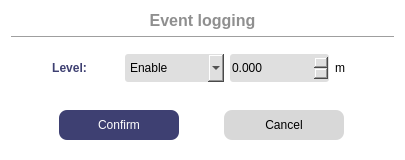
<?xml version="1.0" encoding="UTF-8"?>
<ui version="4.0">
 <class>WEventLoggingLevel</class>
 <widget class="QDialog" name="WEventLoggingLevel">
  <property name="geometry">
   <rect>
    <x>0</x>
    <y>0</y>
    <width>405</width>
    <height>160</height>
   </rect>
  </property>
  <property name="windowTitle">
   <string>Log data period configuration</string>
  </property>
  <property name="styleSheet">
   <string notr="true">#WEventLoggingLevel {
 background-color:white;
 border-radius: 5px;
}
#label{
 color: #3E4072;
 font-weight: 800;
}
#buttonBox{
 background-color: #3E4072;
}
#label_Title{
 color: #8F8F8F;
 font-weight: 600;
}
QComboBox, 
QSpinBox,
QDoubleSpinBox {
 background-color:#DFDFDF;
 border-radius: 3px;
 }
QComboBox{
 color: black;
}
#pushButton_Confirm,
#pushButton_Cancel {
 border: none;
 border-radius: 8px;
}
#pushButton_Confirm {
 color: white;
 background-color: #3E4072;
}
#pushButton_Confirm:hover {
 color: white;
 background-color: #595D89;
}
#pushButton_Cancel {
 background-color: #D8D8D8;
}
#pushButton_Cancel:hover {
 background-color: #ACACAC;
}</string>
  </property>
  <layout class="QVBoxLayout" name="verticalLayout">
   <item>
    <widget class="QLabel" name="label_Title">
     <property name="font">
      <font>
       <pointsize>12</pointsize>
       <fontweight>DemiBold</fontweight>
      </font>
     </property>
     <property name="text">
      <string>Event logging</string>
     </property>
     <property name="alignment">
      <set>Qt::AlignCenter</set>
     </property>
    </widget>
   </item>
   <item>
    <widget class="Line" name="line">
     <property name="orientation">
      <enum>Qt::Horizontal</enum>
     </property>
    </widget>
   </item>
   <item>
    <widget class="QWidget" name="widget" native="true">
     <layout class="QGridLayout" name="gridLayout">
      <item row="0" column="0">
       <widget class="QLabel" name="label">
        <property name="text">
         <string>Level:</string>
        </property>
        <property name="alignment">
         <set>Qt::AlignCenter</set>
        </property>
       </widget>
      </item>
      <item row="0" column="1">
       <widget class="QComboBox" name="comboBox">
        <property name="minimumSize">
         <size>
          <width>0</width>
          <height>28</height>
         </size>
        </property>
        <item>
         <property name="text">
          <string>Enable</string>
         </property>
        </item>
        <item>
         <property name="text">
          <string>Disable</string>
         </property>
        </item>
       </widget>
      </item>
      <item row="0" column="3">
       <widget class="QLabel" name="label_2">
        <property name="maximumSize">
         <size>
          <width>50</width>
          <height>16777215</height>
         </size>
        </property>
        <property name="text">
         <string>m</string>
        </property>
       </widget>
      </item>
      <item row="0" column="2">
       <widget class="QDoubleSpinBox" name="spinBox">
        <property name="minimumSize">
         <size>
          <width>0</width>
          <height>28</height>
         </size>
        </property>
        <property name="decimals">
         <number>3</number>
        </property>
       </widget>
      </item>
     </layout>
    </widget>
   </item>
   <item>
    <spacer name="verticalSpacer">
     <property name="orientation">
      <enum>Qt::Vertical</enum>
     </property>
     <property name="sizeHint" stdset="0">
      <size>
       <width>20</width>
       <height>40</height>
      </size>
     </property>
    </spacer>
   </item>
   <item>
    <widget class="QWidget" name="widget_3" native="true">
     <layout class="QHBoxLayout" name="horizontalLayout">
      <item>
       <widget class="QPushButton" name="pushButton_Confirm">
        <property name="minimumSize">
         <size>
          <width>0</width>
          <height>30</height>
         </size>
        </property>
        <property name="maximumSize">
         <size>
          <width>120</width>
          <height>16777215</height>
         </size>
        </property>
        <property name="text">
         <string>Confirm</string>
        </property>
       </widget>
      </item>
      <item>
       <widget class="QPushButton" name="pushButton_Cancel">
        <property name="minimumSize">
         <size>
          <width>120</width>
          <height>30</height>
         </size>
        </property>
        <property name="maximumSize">
         <size>
          <width>120</width>
          <height>16777215</height>
         </size>
        </property>
        <property name="text">
         <string>Cancel</string>
        </property>
       </widget>
      </item>
     </layout>
    </widget>
   </item>
  </layout>
 </widget>
 <resources/>
 <connections>
  <connection>
   <sender>pushButton_Confirm</sender>
   <signal>clicked()</signal>
   <receiver>WEventLoggingLevel</receiver>
   <slot>accept()</slot>
   <hints>
    <hint type="sourcelabel">
     <x>158</x>
     <y>143</y>
    </hint>
    <hint type="destinationlabel">
     <x>89</x>
     <y>312</y>
    </hint>
   </hints>
  </connection>
  <connection>
   <sender>pushButton_Cancel</sender>
   <signal>clicked()</signal>
   <receiver>WEventLoggingLevel</receiver>
   <slot>reject()</slot>
   <hints>
    <hint type="sourcelabel">
     <x>313</x>
     <y>148</y>
    </hint>
    <hint type="destinationlabel">
     <x>312</x>
     <y>275</y>
    </hint>
   </hints>
  </connection>
 </connections>
</ui>
